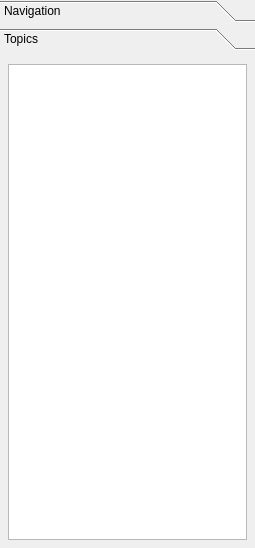
<ui version="4.0" >
 <author></author>
 <comment></comment>
 <exportmacro></exportmacro>
 <class>KAtlasToolBox</class>
 <widget class="QWidget" name="katlasToolBox" >
  <property name="geometry" >
   <rect>
    <x>0</x>
    <y>0</y>
    <width>255</width>
    <height>548</height>
   </rect>
  </property>
  <property name="sizePolicy" >
   <sizepolicy>
    <hsizetype>5</hsizetype>
    <vsizetype>5</vsizetype>
    <horstretch>0</horstretch>
    <verstretch>0</verstretch>
   </sizepolicy>
  </property>
  <property name="maximumSize" >
   <size>
    <width>16777215</width>
    <height>16777215</height>
   </size>
  </property>
  <property name="windowTitle" >
   <string>Form</string>
  </property>
  <property name="layoutDirection" >
   <enum>Qt::LeftToRight</enum>
  </property>
  <layout class="QVBoxLayout" >
   <property name="margin" >
    <number>0</number>
   </property>
   <property name="spacing" >
    <number>6</number>
   </property>
   <item>
    <widget class="QToolBox" name="toolBox" >
     <property name="sizePolicy" >
      <sizepolicy>
       <hsizetype>5</hsizetype>
       <vsizetype>5</vsizetype>
       <horstretch>0</horstretch>
       <verstretch>0</verstretch>
      </sizepolicy>
     </property>
     <property name="minimumSize" >
      <size>
       <width>150</width>
       <height>380</height>
      </size>
     </property>
     <property name="currentIndex" >
      <number>1</number>
     </property>
     <widget class="QWidget" name="toolBoxTab1" >
      <property name="geometry" >
       <rect>
        <x>0</x>
        <y>0</y>
        <width>255</width>
        <height>486</height>
       </rect>
      </property>
      <attribute name="label" >
       <string>Navigation</string>
      </attribute>
      <layout class="QVBoxLayout" >
       <property name="margin" >
        <number>8</number>
       </property>
       <property name="spacing" >
        <number>6</number>
       </property>
       <item>
        <layout class="QVBoxLayout" >
         <property name="margin" >
          <number>0</number>
         </property>
         <property name="spacing" >
          <number>6</number>
         </property>
         <item>
          <layout class="QGridLayout" >
           <property name="margin" >
            <number>0</number>
           </property>
           <property name="spacing" >
            <number>6</number>
           </property>
           <item row="5" column="0" >
            <widget class="Line" name="line_2_2" >
             <property name="orientation" >
              <enum>Qt::Horizontal</enum>
             </property>
            </widget>
           </item>
           <item row="0" column="0" >
            <widget class="QLabel" name="label_2_2" >
             <property name="text" >
              <string>&amp;Search</string>
             </property>
             <property name="buddy" >
              <cstring>searchLineEdit</cstring>
             </property>
            </widget>
           </item>
           <item row="2" column="0" >
            <widget class="QLineEdit" name="searchLineEdit" >
             <property name="sizePolicy" >
              <sizepolicy>
               <hsizetype>5</hsizetype>
               <vsizetype>0</vsizetype>
               <horstretch>0</horstretch>
               <verstretch>0</verstretch>
              </sizepolicy>
             </property>
            </widget>
           </item>
           <item row="3" column="0" >
            <widget class="SearchListView" name="locationListView" >
             <property name="sizePolicy" >
              <sizepolicy>
               <hsizetype>5</hsizetype>
               <vsizetype>0</vsizetype>
               <horstretch>0</horstretch>
               <verstretch>0</verstretch>
              </sizepolicy>
             </property>
             <property name="minimumSize" >
              <size>
               <width>0</width>
               <height>100</height>
              </size>
             </property>
             <property name="maximumSize" >
              <size>
               <width>16777215</width>
               <height>100</height>
              </size>
             </property>
             <property name="focusPolicy" >
              <enum>Qt::WheelFocus</enum>
             </property>
             <property name="horizontalScrollBarPolicy" >
              <enum>Qt::ScrollBarAlwaysOff</enum>
             </property>
             <property name="editTriggers" >
              <set>QAbstractItemView::NoEditTriggers</set>
             </property>
             <property name="alternatingRowColors" >
              <bool>false</bool>
             </property>
             <property name="iconSize" >
              <size>
               <width>16</width>
               <height>16</height>
              </size>
             </property>
             <property name="viewMode" >
              <enum>QListView::ListMode</enum>
             </property>
            </widget>
           </item>
          </layout>
         </item>
         <item>
          <layout class="QHBoxLayout" >
           <property name="margin" >
            <number>0</number>
           </property>
           <property name="spacing" >
            <number>0</number>
           </property>
           <item>
            <spacer>
             <property name="orientation" >
              <enum>Qt::Horizontal</enum>
             </property>
             <property name="sizeType" >
              <enum>QSizePolicy::MinimumExpanding</enum>
             </property>
             <property name="sizeHint" >
              <size>
               <width>0</width>
               <height>10</height>
              </size>
             </property>
            </spacer>
           </item>
           <item>
            <layout class="QGridLayout" >
             <property name="margin" >
              <number>0</number>
             </property>
             <property name="spacing" >
              <number>6</number>
             </property>
             <item row="4" column="1" >
              <widget class="QSlider" name="zoomSlider" >
               <property name="sizePolicy" >
                <sizepolicy>
                 <hsizetype>1</hsizetype>
                 <vsizetype>3</vsizetype>
                 <horstretch>0</horstretch>
                 <verstretch>0</verstretch>
                </sizepolicy>
               </property>
               <property name="minimum" >
                <number>1000</number>
               </property>
               <property name="maximum" >
                <number>2500</number>
               </property>
               <property name="value" >
                <number>1050</number>
               </property>
               <property name="sliderPosition" >
                <number>1050</number>
               </property>
               <property name="orientation" >
                <enum>Qt::Vertical</enum>
               </property>
               <property name="tickPosition" >
                <enum>QSlider::TicksAbove</enum>
               </property>
               <property name="tickInterval" >
                <number>100</number>
               </property>
              </widget>
             </item>
             <item row="0" column="1" >
              <widget class="QToolButton" name="moveUpButton" >
               <property name="text" >
                <string>...</string>
               </property>
               <property name="icon" >
                <iconset resource="marble.qrc" >:/icons/up.png</iconset>
               </property>
              </widget>
             </item>
             <item row="1" column="0" >
              <widget class="QToolButton" name="moveLeftButton" >
               <property name="text" >
                <string>...</string>
               </property>
               <property name="icon" >
                <iconset resource="marble.qrc" >:/icons/back.png</iconset>
               </property>
              </widget>
             </item>
             <item row="5" column="1" >
              <widget class="QToolButton" name="zoomOutButton" >
               <property name="text" >
                <string>...</string>
               </property>
               <property name="icon" >
                <iconset resource="marble.qrc" >:/icons/viewmag-.png</iconset>
               </property>
              </widget>
             </item>
             <item row="3" column="1" >
              <widget class="QToolButton" name="zoomInButton" >
               <property name="text" >
                <string>...</string>
               </property>
               <property name="icon" >
                <iconset resource="marble.qrc" >:/icons/viewmag+.png</iconset>
               </property>
              </widget>
             </item>
             <item row="2" column="1" >
              <widget class="QToolButton" name="moveDownButton" >
               <property name="text" >
                <string>...</string>
               </property>
               <property name="icon" >
                <iconset resource="marble.qrc" >:/icons/down.png</iconset>
               </property>
              </widget>
             </item>
             <item row="1" column="1" >
              <widget class="QToolButton" name="goHomeButton" >
               <property name="text" >
                <string>...</string>
               </property>
               <property name="icon" >
                <iconset resource="marble.qrc" >:/icons/gohome.png</iconset>
               </property>
              </widget>
             </item>
             <item row="1" column="2" >
              <widget class="QToolButton" name="moveRightButton" >
               <property name="text" >
                <string>...</string>
               </property>
               <property name="icon" >
                <iconset resource="marble.qrc" >:/icons/forward.png</iconset>
               </property>
              </widget>
             </item>
            </layout>
           </item>
           <item>
            <spacer>
             <property name="orientation" >
              <enum>Qt::Horizontal</enum>
             </property>
             <property name="sizeType" >
              <enum>QSizePolicy::MinimumExpanding</enum>
             </property>
             <property name="sizeHint" >
              <size>
               <width>0</width>
               <height>10</height>
              </size>
             </property>
            </spacer>
           </item>
          </layout>
         </item>
        </layout>
       </item>
      </layout>
     </widget>
     <widget class="QWidget" name="toolBoxTab2" >
      <property name="geometry" >
       <rect>
        <x>0</x>
        <y>0</y>
        <width>255</width>
        <height>486</height>
       </rect>
      </property>
      <attribute name="label" >
       <string>Topics</string>
      </attribute>
      <layout class="QVBoxLayout" >
       <property name="margin" >
        <number>8</number>
       </property>
       <property name="spacing" >
        <number>6</number>
       </property>
       <item>
        <widget class="KAtlasThemeSelectView" name="katlasThemeSelectView" >
         <property name="autoFillBackground" >
          <bool>true</bool>
         </property>
        </widget>
       </item>
      </layout>
     </widget>
    </widget>
   </item>
  </layout>
 </widget>
 <pixmapfunction></pixmapfunction>
 <customwidgets>
  <customwidget>
   <class>KAtlasThemeSelectView</class>
   <extends>QListView</extends>
   <header>katlasthemeselectview.h</header>
   <container>0</container>
   <pixmap></pixmap>
  </customwidget>
  <customwidget>
   <class>SearchListView</class>
   <extends>QListView</extends>
   <header>searchlistview.h</header>
   <container>0</container>
   <pixmap></pixmap>
  </customwidget>
 </customwidgets>
 <tabstops>
  <tabstop>searchLineEdit</tabstop>
  <tabstop>locationListView</tabstop>
  <tabstop>moveUpButton</tabstop>
  <tabstop>moveLeftButton</tabstop>
  <tabstop>goHomeButton</tabstop>
  <tabstop>moveRightButton</tabstop>
  <tabstop>moveDownButton</tabstop>
  <tabstop>zoomInButton</tabstop>
  <tabstop>zoomSlider</tabstop>
  <tabstop>zoomOutButton</tabstop>
 </tabstops>
 <resources>
  <include location="marble.qrc" />
 </resources>
 <connections/>
</ui>
